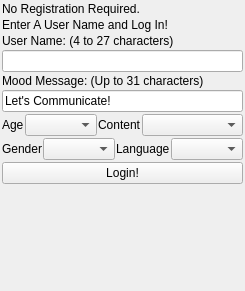
<?xml version="1.0" encoding="UTF-8"?>
<ui version="4.0">
 <class>CreateAccountUi</class>
 <widget class="QWidget" name="CreateAccountUi">
  <property name="modal" stdset="0">
   <bool>false</bool>
  </property>
  <property name="windowModality">
   <enum>Qt::WindowModality::NonModal</enum>
  </property>
  <property name="geometry">
   <rect>
    <x>0</x>
    <y>0</y>
    <width>244</width>
    <height>291</height>
   </rect>
  </property>
  <property name="sizePolicy">
   <sizepolicy hsizetype="Expanding" vsizetype="Expanding">
    <horstretch>0</horstretch>
    <verstretch>0</verstretch>
   </sizepolicy>
  </property>
  <property name="windowTitle">
   <string>Create New Account</string>
  </property>
  <layout class="QVBoxLayout" name="verticalLayout">
   <property name="spacing">
    <number>2</number>
   </property>
   <property name="leftMargin">
    <number>2</number>
   </property>
   <property name="topMargin">
    <number>2</number>
   </property>
   <property name="rightMargin">
    <number>2</number>
   </property>
   <property name="bottomMargin">
    <number>2</number>
   </property>
   <item>
    <widget class="QLabel" name="label">
     <property name="sizePolicy">
      <sizepolicy hsizetype="Expanding" vsizetype="Preferred">
       <horstretch>0</horstretch>
       <verstretch>0</verstretch>
      </sizepolicy>
     </property>
     <property name="text">
      <string>No Registration Required.</string>
     </property>
    </widget>
   </item>
   <item>
    <widget class="QLabel" name="m_Label2">
     <property name="sizePolicy">
      <sizepolicy hsizetype="Expanding" vsizetype="Preferred">
       <horstretch>0</horstretch>
       <verstretch>0</verstretch>
      </sizepolicy>
     </property>
     <property name="text">
      <string>Enter A User Name and Log In!</string>
     </property>
    </widget>
   </item>
   <item>
    <widget class="QLabel" name="m_UserNameLabel">
     <property name="sizePolicy">
      <sizepolicy hsizetype="Expanding" vsizetype="Preferred">
       <horstretch>0</horstretch>
       <verstretch>0</verstretch>
      </sizepolicy>
     </property>
     <property name="text">
      <string>User Name: (4 to 27 characters)</string>
     </property>
    </widget>
   </item>
   <item>
    <widget class="QLineEdit" name="m_UserNameEdit">
     <property name="sizePolicy">
      <sizepolicy hsizetype="Expanding" vsizetype="Preferred">
       <horstretch>0</horstretch>
       <verstretch>0</verstretch>
      </sizepolicy>
     </property>
     <property name="maxLength">
      <number>27</number>
     </property>
    </widget>
   </item>
   <item>
    <widget class="QLabel" name="m_MoodMessageLabel">
     <property name="sizePolicy">
      <sizepolicy hsizetype="Expanding" vsizetype="Preferred">
       <horstretch>0</horstretch>
       <verstretch>0</verstretch>
      </sizepolicy>
     </property>
     <property name="text">
      <string>Mood Message: (Up to 31 characters)</string>
     </property>
    </widget>
   </item>
   <item>
    <widget class="QLineEdit" name="m_MoodMessageEdit">
     <property name="sizePolicy">
      <sizepolicy hsizetype="Expanding" vsizetype="Preferred">
       <horstretch>0</horstretch>
       <verstretch>0</verstretch>
      </sizepolicy>
     </property>
     <property name="text">
      <string>Let's Communicate!</string>
     </property>
     <property name="maxLength">
      <number>31</number>
     </property>
    </widget>
   </item>
   <item>
    <layout class="QHBoxLayout" name="horizontalLayout_5">
     <property name="spacing">
      <number>1</number>
     </property>
     <item>
      <widget class="QLabel" name="label_6">
       <property name="sizePolicy">
        <sizepolicy hsizetype="Minimum" vsizetype="Preferred">
         <horstretch>0</horstretch>
         <verstretch>0</verstretch>
        </sizepolicy>
       </property>
       <property name="text">
        <string>Age</string>
       </property>
      </widget>
     </item>
     <item>
      <widget class="QComboBox" name="m_AgeComboBox">
       <property name="sizePolicy">
        <sizepolicy hsizetype="Preferred" vsizetype="Preferred">
         <horstretch>0</horstretch>
         <verstretch>0</verstretch>
        </sizepolicy>
       </property>
      </widget>
     </item>
     <item>
      <widget class="QLabel" name="label_5">
       <property name="sizePolicy">
        <sizepolicy hsizetype="Minimum" vsizetype="Preferred">
         <horstretch>0</horstretch>
         <verstretch>0</verstretch>
        </sizepolicy>
       </property>
       <property name="text">
        <string>Content</string>
       </property>
      </widget>
     </item>
     <item>
      <widget class="QComboBox" name="m_ContentComboBox">
       <property name="sizePolicy">
        <sizepolicy hsizetype="Expanding" vsizetype="Preferred">
         <horstretch>0</horstretch>
         <verstretch>0</verstretch>
        </sizepolicy>
       </property>
       <property name="maxCount">
        <number>100</number>
       </property>
      </widget>
     </item>
    </layout>
   </item>
   <item>
    <layout class="QHBoxLayout" name="horizontalLayout_4">
     <property name="spacing">
      <number>1</number>
     </property>
     <item>
      <widget class="QLabel" name="label_3">
       <property name="sizePolicy">
        <sizepolicy hsizetype="Minimum" vsizetype="Preferred">
         <horstretch>0</horstretch>
         <verstretch>0</verstretch>
        </sizepolicy>
       </property>
       <property name="text">
        <string>Gender</string>
       </property>
      </widget>
     </item>
     <item>
      <widget class="QComboBox" name="m_GenderComboBox">
       <property name="sizePolicy">
        <sizepolicy hsizetype="Minimum" vsizetype="Preferred">
         <horstretch>0</horstretch>
         <verstretch>0</verstretch>
        </sizepolicy>
       </property>
      </widget>
     </item>
     <item>
      <widget class="QLabel" name="label_4">
       <property name="sizePolicy">
        <sizepolicy hsizetype="Minimum" vsizetype="Preferred">
         <horstretch>0</horstretch>
         <verstretch>0</verstretch>
        </sizepolicy>
       </property>
       <property name="text">
        <string>Language</string>
       </property>
      </widget>
     </item>
     <item>
      <widget class="QComboBox" name="m_LanguageComboBox">
       <property name="sizePolicy">
        <sizepolicy hsizetype="Expanding" vsizetype="Preferred">
         <horstretch>0</horstretch>
         <verstretch>0</verstretch>
        </sizepolicy>
       </property>
      </widget>
     </item>
    </layout>
   </item>
   <item>
    <widget class="QPushButton" name="m_LoginButton">
     <property name="sizePolicy">
      <sizepolicy hsizetype="Expanding" vsizetype="Preferred">
       <horstretch>0</horstretch>
       <verstretch>0</verstretch>
      </sizepolicy>
     </property>
     <property name="text">
      <string>Login!</string>
     </property>
    </widget>
   </item>
   <item>
    <spacer name="verticalSpacer">
     <property name="orientation">
      <enum>Qt::Orientation::Vertical</enum>
     </property>
     <property name="sizeHint" stdset="0">
      <size>
       <width>20</width>
       <height>160</height>
      </size>
     </property>
    </spacer>
   </item>
  </layout>
 </widget>
 <resources/>
 <connections/>
</ui>
